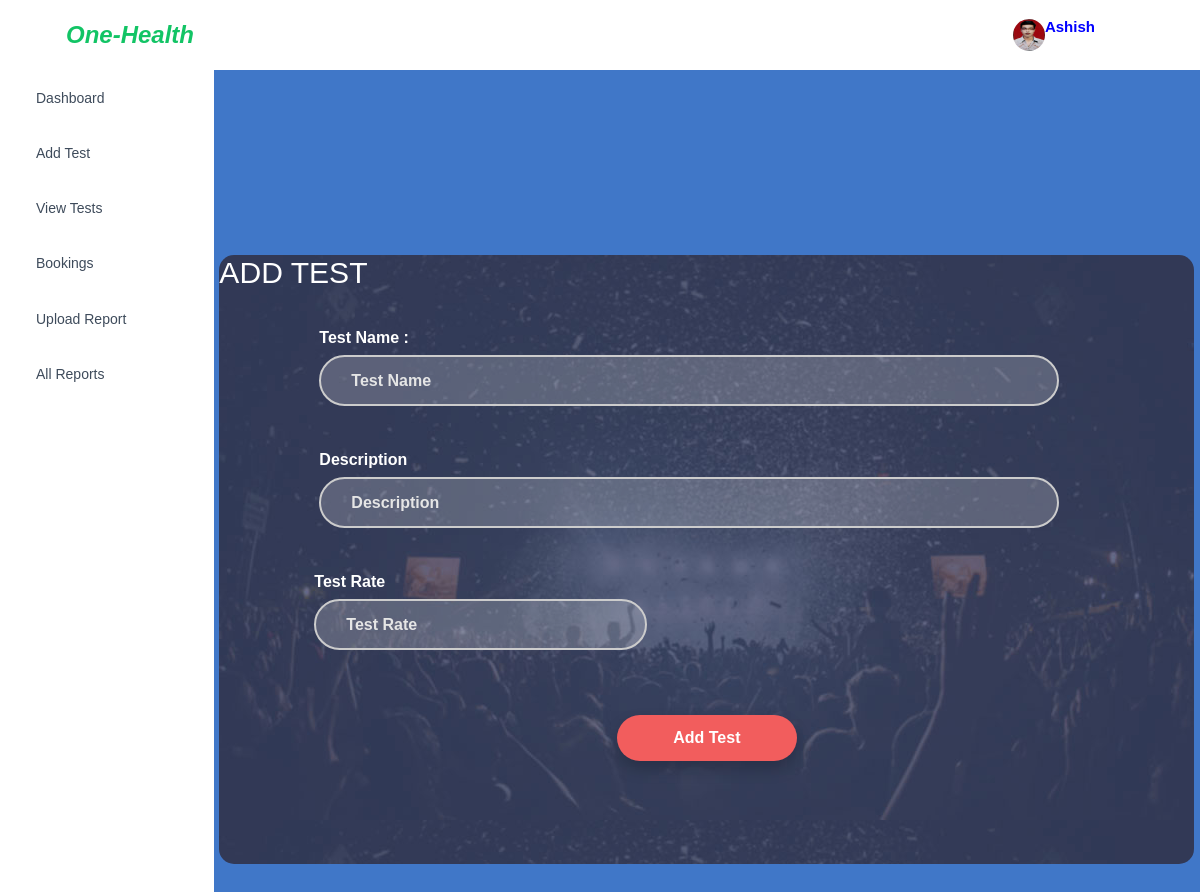
The page /employee/emp-add-test/ (signed in) on the database its author committed.
### employee/models.py (models this page shows, shortened)
class Employee(models.Model):
    fname = models.CharField(max_length=10)
    lname = models.CharField(max_length=10)
    email = models.EmailField(unique= True)
    mobile = models.IntegerField()
    lab_id = 'lab202100012345A'
    password = models.CharField(max_length=10, unique=True)
    pic = models.FileField(upload_to='emp-pic',null=True,blank=True)

### employee/views.py (the view)
# urls.py: path('emp-add-test/',views.emp_add_test,name='emp-add-test'),
def emp_add_test(request):
    uid = Employee.objects.get(email=request.session['email'])
    if request.method == 'POST':
        Test.objects.create(
            employee = uid,
            test_name = request.POST['test_name'],
            test_desc = request.POST['test_desc'],
            test_rate = request.POST['test_rate']
            )
        msg = "Test added successfully"
        return render(request,'emp-add-test.html',{'uid':uid,'msg':msg})
    else:
        return render(request,'emp-add-test.html',{'uid':uid})

### employee/templates/emp-add-test.html (shortened to what this page needs)
{% extends 'emp-header.html' %}
{% load static %}
{% block content %}
<!DOCTYPE html>
<html>
<head>
	<link rel="stylesheet" type="text/css" href="{% static 'add-test2/css/nunito-font.css' %}">
    <link rel="stylesheet" href="{% static 'add-test2/css/style.css' %}"/>
</head>
<body class="form-v9">
	<div class="page-content">
		<div class="form-v9-content" style="background-image: url('{% static 'add-test2/images/form-v9.jpg' %}')">
			{% if msg %}
			<h3 style="color:white"> {{msg}} </h3>
			{% else %}
			<h2>ADD TEST</h2>
			{% endif %}
			<form class="form-detail" action="{% url 'emp-add-test' %}" method="POST">
				<div>
					<div>						<label> Test Name : </label>
						<input type="text" name="test_name"  class="input-text" placeholder="Test Name" required>
					</div>
					<div>						<label> Description </label>
						<input type="text" name="test_desc"  class="input-text" placeholder="Description" >
					</div>
				</div>
				<div class="form-row">
						<label> Test Rate </label>
						<input type="text" name="test_rate"  class="input-text" placeholder="Test Rate" required>
					</div>
				<div class="form-row-last">
					<input type="submit" class="register" value="Add Test">
				</div>
			</form>
		</div>
	</div>
</body>
</html>
{% endblock %}

### employee/templates/emp-header.html (shortened to what this page needs)
{% load static %}
<!DOCTYPE html>
<html lang="en">
  <head>
    <link rel="stylesheet" href="{% static 'assets/vendors/mdi/css/materialdesignicons.min.css' %}">
    <link rel="stylesheet" href="{% static 'assets/vendors/css/vendor.bundle.base.css' %}">
    <link rel="stylesheet" href="{% static 'assets/css/style.css' %}">
  </head>
  <body>
    <div class="container-scroller">
      <nav class="navbar default-layout-navbar col-lg-12 col-12 p-0 fixed-top d-flex flex-row">
        <div class="text-center navbar-brand-wrapper d-flex align-items-center justify-content-center">
          <a class="navbar-brand brand-logo" href=""><i style="color:#12c465;"><b>One-Health</b></i></a>
        </div>
        <div class="navbar-menu-wrapper d-flex align-items-stretch">
          <ul class="navbar-nav navbar-nav-right">
            <li class="nav-item nav-profile dropdown">
              <a class="nav-link dropdown-toggle" href="#" data-toggle="dropdown" aria-expanded="false">
                <div class="nav-profile-img">
                  <img src="{{uid.pic.url}}" alt="image">
                 </div>
                <div class="text">
                  <p style="color:blue;"><b>{{uid.fname}}</b></p>
                </div>
              </a>
            </li>
            <li class="nav-item nav-settings d-none d-lg-block">
              <a class="nav-link" href="#">
                <i class="mdi mdi-format-line-spacing"></i>
              </a>
            </li>
          </ul>
        </div>
      </nav>
      <div class="container-fluid page-body-wrapper">
        <nav class="sidebar sidebar-offcanvas" id="sidebar">
          <ul class="nav">
            <li class="nav-item">
              <a class="nav-link" href="{% url 'emp-dashboard' %}">
                <span class="menu-title">Dashboard</span>
                <i class="mdi mdi-home menu-icon"></i>
              </a>
            </li>
            <li class="nav-item">
              <a class="nav-link" href="{% url 'emp-add-test' %}" >
                <span class="menu-title">Add Test</span>
                <i class="menu-arrow"></i>
                <i class="mdi mdi-crosshairs-gps menu-icon"></i>
             </a>
            </li>
            <li class="nav-item">
              <a class="nav-link" href="{% url 'emp-view-test' %}">
                <span class="menu-title">View Tests</span>
                <i class="mdi mdi-contacts menu-icon"></i>
              </a>
            </li>
            <li class="nav-item">
              <a class="nav-link" href="{% url 'emp-all-bookings' %}">
                <span class="menu-title">Bookings</span>
                <i class="mdi mdi-format-list-bulleted menu-icon"></i>
              </a>
            </li>
            <li class="nav-item">
              <a class="nav-link" href="{% url 'update-report' %}">
                <span class="menu-title">Upload Report</span>
                <i class="mdi mdi-chart-bar menu-icon"></i>
              </a>
            </li>
            <li class="nav-item">
              <a class="nav-link" href="{% url 'all-reports' %}">
                <span class="menu-title">All Reports</span>
                <i class="mdi mdi-chart-bar menu-icon"></i>
              </a>
            </li>
          </ul>
        </nav>
        {% block content %}
        {% endblock %}
        </div>
      </div>
  </body>
</html>

### customer/static/add-test2/css/style.css (style rules this page uses)
body { margin: 0; }
.page-content { width: 100%; margin: 0 auto; background: #4077c8; display: flex; display: -webkit-flex; justify-content: center; -o-justify-content: center; -ms-justify-content: center; -moz-justify-content: center; -webkit-justify-content: center; align-items: center; -o-align-items: center; -ms-align-items: center; -moz-align-items: center; -webkit-align-items: center; }
.form-v9-content { width: 975px; border-radius: 15px; -o-border-radius: 15px; -ms-border-radius: 15px; -moz-border-radius: 15px; -webkit-border-radius: 15px; margin: 185px 0; font-family: 'Nunito', sans-serif; color: #fff; font-weight: 700; font-size: 16px; position: relative; }
.form-v9-content .form-detail { padding: 30px 135px 30px 100px; position: relative; }
.form-v9-content .form-row { width: 45%; }
.form-v9-content .form-detail .form-row-last { text-align: center; }
.form-v9-content .form-detail .input-text { margin-bottom: 45px; }
.form-v9-content .form-detail input { width: 100%; padding: 14.5px 0px 14.5px 30px; border: 2px solid #ccc; appearance: unset; -moz-appearance: unset; -webkit-appearance: unset; -o-appearance: unset; -ms-appearance: unset; outline: none; -moz-outline: none; -webkit-outline: none; -o-outline: none; -ms-outline: none; border-radius: 27.5px; -o-border-radius: 27.5px; -ms-border-radius: 27.5px; -moz-border-radius: 27.5px; -webkit-border-radius: 27.5px; font-family: 'Nunito', sans-serif; font-size: 16px; font-weight: 700; background: rgba(255, 255, 255, 0.2) }
.form-v9-content .form-detail .register { background: #f25d5d; border-radius: 25px; -o-border-radius: 25px; -ms-border-radius: 25px; -moz-border-radius: 25px; -webkit-border-radius: 25px; width: 180px; box-shadow: 0px 8px 16px 0px rgba(0, 0, 0, 0.2); -o-box-shadow: 0px 8px 16px 0px rgba(0, 0, 0, 0.2); -ms-box-shadow: 0px 8px 16px 0px rgba(0, 0, 0, 0.2); -moz-box-shadow: 0px 8px 16px 0px rgba(0, 0, 0, 0.2); -webkit-box-shadow: 0px 8px 16px 0px rgba(0, 0, 0, 0.2); border: none; margin: 20px 0 73px 35px; cursor: pointer; font-family: 'Nunito', sans-serif; color: #fff; font-weight: 700; font-size: 16px; }
.form-v9-content .form-detail .form-row-last input { padding: 14px; }

### rows shown on the page
Employee: pic (picture), fname "Ashish"
